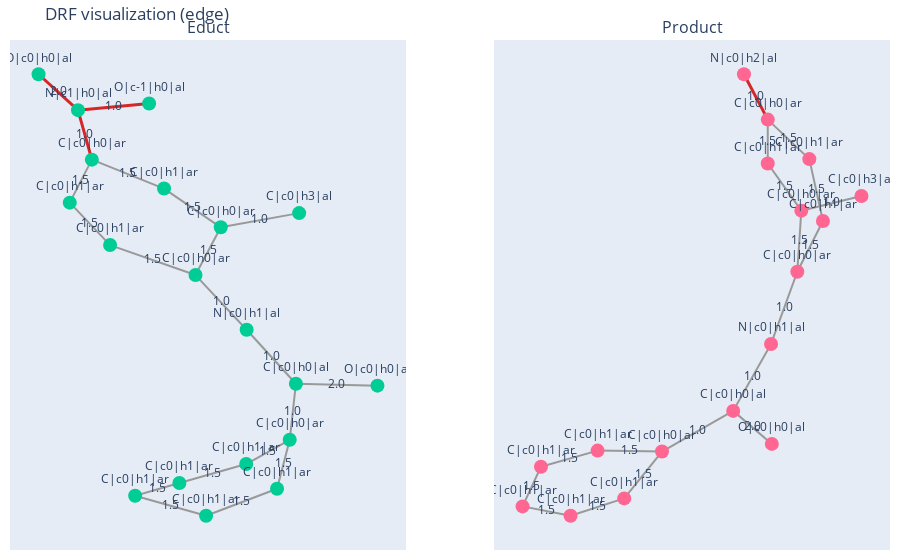

The notebook cell saved with this chart:
### Markdown cell above
### 2.1. DRF Visualisation Base Feature Mappings 

(edge, vertex, and shortest-path features)\
Highlighted graph elements indicate structural differences between reactants and
products that contribute to the DRF representation.

### Code cell
fig_drf_edge.show(renderer="vscode")

### Figure 1 — Plotly figure (JSON) as saved in the notebook; plotly's stock layout.template omitted (floating-point values rounded to 4 significant figures)
{"data": [{"hoverinfo": "none", "line": {"color": "#999", "width": 2}, "mode": "lines", "showlegend": false, "type": "scatter", "x": [0.2038, 0.05309, null, 0.05309, -0.05608, null, 0.05309, 0.004479, null, -0.05608, -0.1949, null, -0.1949, -0.2374, null, -0.2374, -0.1599, null, -0.1599, 0.004479, null, 0.004479, 0.1028, null, 0.1028, 0.1976, null, 0.1976, 0.3545, null, 0.1976, 0.1857, null, 0.1857, 0.1613, null, 0.1857, 0.102, null, 0.1613, 0.02483, null, 0.02483, -0.1117, null, -0.1117, -0.02656, null, -0.02656, 0.102, null], "xaxis": "x", "y": [0.3969, 0.3352, null, 0.3352, 0.5035, null, 0.3352, 0.1279, null, 0.5035, 0.6292, null, 0.6292, 0.4424, null, 0.4424, 0.2581, null, 0.2581, 0.1279, null, 0.1279, -0.1096, null, -0.1096, -0.344, null, -0.344, -0.3525, null, -0.344, -0.5875, null, -0.5875, -0.8003, null, -0.5875, -0.6929, null, -0.8003, -0.9175, null, -0.9175, -0.8305, null, -0.8305, -0.7753, null, -0.7753, -0.6929, null], "yaxis": "y"}, {"hoverinfo": "none", "line": {"color": "#d62728", "width": 3}, "mode": "lines", "showlegend": false, "type": "scatter", "x": [-0.1949, -0.2215, null, -0.2215, -0.2974, null, -0.2215, -0.08478, null], "xaxis": "x", "y": [0.6292, 0.844, null, 0.844, 1, null, 0.844, 0.8728, null], "yaxis": "y"}, {"hoverinfo": "text", "hovertext": ["C|c0|h3|al", "C|c0|h0|ar", "C|c0|h1|ar", "C|c0|h0|ar", "N|c1|h0|al", "O|c0|h0|al", "O|c-1|h0|al", "C|c0|h1|ar", "C|c0|h1|ar", "C|c0|h0|ar", "N|c0|h1|al", "C|c0|h0|al", "O|c0|h0|al", "C|c0|h0|ar", "C|c0|h1|ar", "C|c0|h1|ar", "C|c0|h1|ar", "C|c0|h1|ar", "C|c0|h1|ar"], "marker": {"size": 14}, "mode": "markers+text", "name": "Educt nodes", "showlegend": false, "text": ["C|c0|h3|al", "C|c0|h0|ar", "C|c0|h1|ar", "C|c0|h0|ar", "N|c1|h0|al", "O|c0|h0|al", "O|c-1|h0|al", "C|c0|h1|ar", "C|c0|h1|ar", "C|c0|h0|ar", "N|c0|h1|al", "C|c0|h0|al", "O|c0|h0|al", "C|c0|h0|ar", "C|c0|h1|ar", "C|c0|h1|ar", "C|c0|h1|ar", "C|c0|h1|ar", "C|c0|h1|ar"], "textposition": "top center", "type": "scatter", "x": [0.2038, 0.05309, -0.05608, -0.1949, -0.2215, -0.2974, -0.08478, -0.2374, -0.1599, 0.004479, 0.1028, 0.1976, 0.3545, 0.1857, 0.1613, 0.02483, -0.1117, -0.02656, 0.102], "xaxis": "x", "y": [0.3969, 0.3352, 0.5035, 0.6292, 0.844, 1, 0.8728, 0.4424, 0.2581, 0.1279, -0.1096, -0.344, -0.3525, -0.5875, -0.8003, -0.9175, -0.8305, -0.7753, -0.6929], "yaxis": "y"}, {"hoverinfo": "none", "mode": "text", "showlegend": false, "text": ["1.0", "1.5", "1.5", "1.5", "1.0", "1.5", "2.0", "1.0", "1.5", "1.5", "1.0", "1.0", "2.0", "1.0", "1.5", "1.5", "1.5", "1.5", "1.5", "1.5"], "type": "scatter", "x": [0.1285, -0.001496, 0.02878, -0.1255, -0.2082, -0.2162, -0.2595, -0.1532, -0.1986, -0.07769, 0.05364, 0.1502, 0.276, 0.1917, 0.1735, 0.1439, 0.09308, -0.04342, -0.06911, 0.03774], "xaxis": "x", "y": [0.366, 0.4194, 0.2315, 0.5664, 0.7366, 0.5358, 0.922, 0.8584, 0.3503, 0.193, 0.009159, -0.2268, -0.3483, -0.4658, -0.6939, -0.6402, -0.8589, -0.874, -0.8029, -0.7341], "yaxis": "y"}, {"hoverinfo": "none", "line": {"color": "#999", "width": 2}, "mode": "lines", "showlegend": false, "type": "scatter", "x": [0.5173, 0.304, null, 0.304, 0.1848, null, 0.304, 0.2898, null, 0.1848, 0.185, null, 0.185, 0.3324, null, 0.3324, 0.3807, null, 0.3807, 0.2898, null, 0.2898, 0.1966, null, 0.1966, 0.06219, null, 0.06219, 0.1993, null, 0.06219, -0.1902, null, -0.1902, -0.4188, null, -0.1902, -0.3243, null, -0.4188, -0.6196, null, -0.6196, -0.685, null, -0.685, -0.5147, null, -0.5147, -0.3243, null], "xaxis": "x2", "y": [0.5123, 0.4533, null, 0.4533, 0.6425, null, 0.4533, 0.2084, null, 0.6425, 0.8183, null, 0.8183, 0.6599, null, 0.6599, 0.412, null, 0.412, 0.2084, null, 0.2084, -0.08084, null, -0.08084, -0.3492, null, -0.3492, -0.4816, null, -0.3492, -0.5122, null, -0.5122, -0.5084, null, -0.5122, -0.7, null, -0.5084, -0.573, null, -0.573, -0.732, null, -0.732, -0.7695, null, -0.7695, -0.7, null], "yaxis": "y2"}, {"hoverinfo": "none", "line": {"color": "#d62728", "width": 3}, "mode": "lines", "showlegend": false, "type": "scatter", "x": [0.185, 0.1005, null], "xaxis": "x2", "y": [0.8183, 1, null], "yaxis": "y2"}, {"hoverinfo": "text", "hovertext": ["C|c0|h3|al", "C|c0|h0|ar", "C|c0|h1|ar", "C|c0|h0|ar", "N|c0|h2|al", "C|c0|h1|ar", "C|c0|h1|ar", "C|c0|h0|ar", "N|c0|h1|al", "C|c0|h0|al", "O|c0|h0|al", "C|c0|h0|ar", "C|c0|h1|ar", "C|c0|h1|ar", "C|c0|h1|ar", "C|c0|h1|ar", "C|c0|h1|ar"], "marker": {"size": 14}, "mode": "markers+text", "name": "Product nodes", "showlegend": false, "text": ["C|c0|h3|al", "C|c0|h0|ar", "C|c0|h1|ar", "C|c0|h0|ar", "N|c0|h2|al", "C|c0|h1|ar", "C|c0|h1|ar", "C|c0|h0|ar", "N|c0|h1|al", "C|c0|h0|al", "O|c0|h0|al", "C|c0|h0|ar", "C|c0|h1|ar", "C|c0|h1|ar", "C|c0|h1|ar", "C|c0|h1|ar", "C|c0|h1|ar"], "textposition": "top center", "type": "scatter", "x": [0.5173, 0.304, 0.1848, 0.185, 0.1005, 0.3324, 0.3807, 0.2898, 0.1966, 0.06219, 0.1993, -0.1902, -0.4188, -0.6196, -0.685, -0.5147, -0.3243], "xaxis": "x2", "y": [0.5123, 0.4533, 0.6425, 0.8183, 1, 0.6599, 0.412, 0.2084, -0.08084, -0.3492, -0.4816, -0.5122, -0.5084, -0.573, -0.732, -0.7695, -0.7], "yaxis": "y2"}, {"hoverinfo": "none", "mode": "text", "showlegend": false, "text": ["1.0", "1.5", "1.5", "1.5", "1.0", "1.5", "1.5", "1.5", "1.0", "1.0", "2.0", "1.0", "1.5", "1.5", "1.5", "1.5", "1.5", "1.5"], "type": "scatter", "x": [0.4106, 0.2444, 0.2969, 0.1849, 0.1428, 0.2587, 0.3566, 0.3352, 0.2432, 0.1294, 0.1308, -0.06402, -0.3045, -0.2573, -0.5192, -0.6523, -0.5998, -0.4195], "xaxis": "x2", "y": [0.4828, 0.5479, 0.3308, 0.7304, 0.9091, 0.7391, 0.5359, 0.3102, 0.06379, -0.215, -0.4154, -0.4307, -0.5103, -0.6061, -0.5407, -0.6525, -0.7507, -0.7347], "yaxis": "y2"}], "layout": {"annotations": [{"font": {"size": 16}, "showarrow": false, "text": "Educt", "x": 0.225, "xanchor": "center", "xref": "paper", "y": 1, "yanchor": "bottom", "yref": "paper"}, {"font": {"size": 16}, "showarrow": false, "text": "Product", "x": 0.775, "xanchor": "center", "xref": "paper", "y": 1, "yanchor": "bottom", "yref": "paper"}], "margin": {"b": 10, "l": 10, "r": 10, "t": 40}, "showlegend": false, "title": {"text": "DRF visualization (edge)"}, "xaxis": {"anchor": "y", "domain": [0, 0.45], "showgrid": false, "showticklabels": false, "zeroline": false}, "xaxis2": {"anchor": "y2", "domain": [0.55, 1], "showgrid": false, "showticklabels": false, "zeroline": false}, "yaxis": {"anchor": "x", "domain": [0, 1], "showgrid": false, "showticklabels": false, "zeroline": false}, "yaxis2": {"anchor": "x2", "domain": [0, 1], "showgrid": false, "showticklabels": false, "zeroline": false}}}
